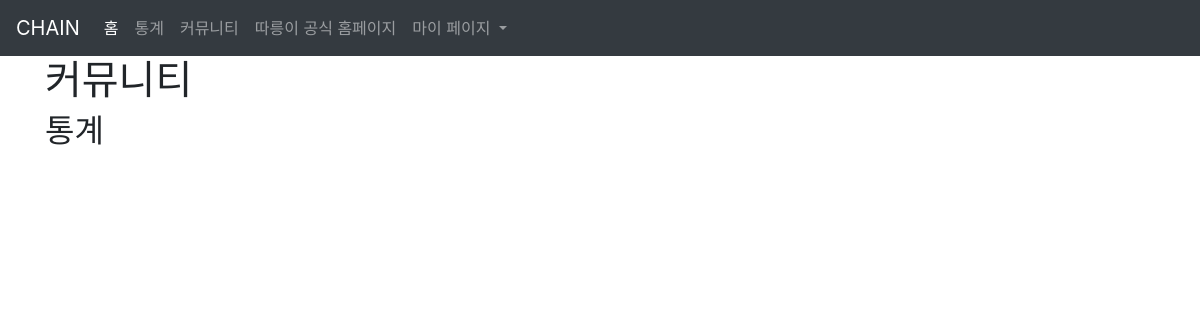
Before: /community/ with the older database file.
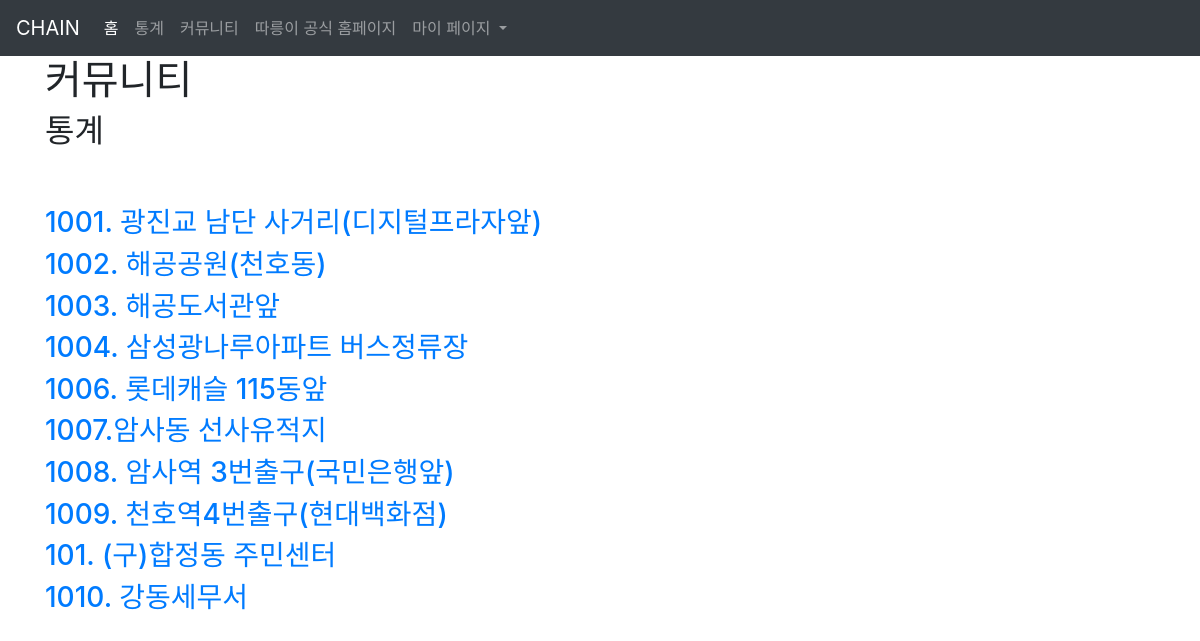
After: the same page with the newer database file.
### community/models.py (models this page shows, shortened)
class Station(models.Model):
    stationName = models.CharField('STATION_NAME', max_length=50, default='station_name')
    stationId = models.CharField('ID', max_length=50, unique=True)
    latitude = models.DecimalField('LAT', decimal_places=13, max_digits=17, null=True)
    longitude = models.DecimalField('LNT', decimal_places=13, max_digits=17, null=True)
    parkingBikeTotCnt = models.IntegerField('PARKED_BIKES', null=True)
    class Meta:
        ordering = ('stationName',)
    def get_absolute_url(self):
        return reverse('community:station_detail', args=(self.pk,))

### community/views.py (the view)
# urls.py: path('', CommuLV.as_view(), name='index'),
class CommuLV(ListView):
    model = Station
    paginate_by = 10

### community/templates/community/station_list.html (shortened to what this page needs)
{% extends 'base.html' %}
{% block content %}
    <h1>커뮤니티</h1>
    <h2>통계</h2>
    <br>
    <br>
    {% for station in station_list %}
        <h3><a href="{{ station.get_absolute_url }}">    {{ station.stationName }}</a></h3>
    {% endfor %}
{% endblock %}

### templates/base.html (shortened to what this page needs)
<!DOCTYPE html>
<html lang="ko">
<head>
    <link rel="stylesheet" href="https://stackpath.bootstrapcdn.com/bootstrap/4.4.1/css/bootstrap.min.css">
</head>
<body>
    <nav class="navbar navbar-expand-sm navbar-dark bg-dark">
        <a class="navbar-brand" href="{% url 'home' %}">CHAIN</a>
        <div class="collapse navbar-collapse" id="navbarSupportedContent">
            <ul class="navbar-nav mr-auto">
                <li class="nav-item active">
                    <a class="nav-link" href="{% url 'home' %}">홈<span class="sr-only">(current)</span></a>
                </li>
                <li class="nav-item">
                    <a class="nav-link" href="{% url 'bicy_stat:stats_index' %}">통계</a>
                </li>
                <li class="nav-item">
                    <a class="nav-link" href="{% url 'community:index' %}">커뮤니티</a>
                </li>
                <li class="nav-item">
                    <a class="nav-link" href="{% url 'official_site' %}">따릉이 공식 홈페이지</a>
                </li>
                <li class="nav-item dropdown">
                    {% if user.is_active %}
                        <a class="nav-link dropdown-toggle" href="#" id="navbarDropdown" role="button" data-toggle="dropdown" aria-haspopup="true" aria-expanded="false">
                        <i class="fas fa-user"></i>{% firstof user.get_short_name user.get_username %} 님
                        </a>
                        <div class="dropdown-menu" aria-labelledby="navbar Dropdown">
                            <a class="dropdown-item" href="{% url 'favorite_station' %}">즐겨찾는 정류소</a>
                            <div class="dropdown-divider"></div>
                            <a class="dropdown-item" href="{% url 'logout' %}">로그아웃</a>
                            <a class="dropdown-item" href="{% url 'password_change' %}">패스워드 바꾸기</a>
                        </div>
                    {% else %}
                        <a class="nav-link dropdown-toggle" href="#" id="navbarDropdown" role="button" data-toggle="dropdown" aria-haspopup="true" aria-expanded="false">
                        마이 페이지
                        </a>
                    {% endif %}
                </li>
             </ul>
        </div>
    </nav>
    <div class="container">
        {% block content %}{% endblock %}
    </div>
</body>
</html>

Changed rows visible on the page:
added Station: stationName "1001. 광진교 남단 사거리(디지털프라자앞)"
added Station: stationName "1002. 해공공원(천호동)"
added Station: stationName "1003. 해공도서관앞"
added Station: stationName "1004. 삼성광나루아파트 버스정류장"
added Station: stationName "1006. 롯데캐슬 115동앞"
added Station: stationName "1007.암사동 선사유적지"
added Station: stationName "1008. 암사역 3번출구(국민은행앞)"
added Station: stationName "1009. 천호역4번출구(현대백화점)"
added Station: stationName "101. (구)합정동 주민센터"
added Station: stationName "1010. 강동세무서"
